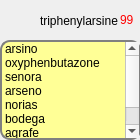
<?xml version="1.0" encoding="UTF-8"?>
<ui version="4.0">
 <class>playerInfoForm</class>
 <widget class="QWidget" name="playerInfoForm">
  <property name="geometry">
   <rect>
    <x>0</x>
    <y>0</y>
    <width>140</width>
    <height>140</height>
   </rect>
  </property>
  <property name="windowTitle">
   <string>Form</string>
  </property>
  <widget class="QListWidget" name="listWidgetAnswers">
   <property name="geometry">
    <rect>
     <x>0</x>
     <y>40</y>
     <width>141</width>
     <height>100</height>
    </rect>
   </property>
   <property name="focusPolicy">
    <enum>Qt::NoFocus</enum>
   </property>
   <property name="styleSheet">
    <string>QListWidget {
     border: 2px solid gray;
     border-radius: 10px;
	background-color: rgb(255, 255, 150);
}</string>
   </property>
   <property name="horizontalScrollBarPolicy">
    <enum>Qt::ScrollBarAlwaysOff</enum>
   </property>
   <item>
    <property name="text">
     <string>arsino</string>
    </property>
   </item>
   <item>
    <property name="text">
     <string>oxyphenbutazone</string>
    </property>
   </item>
   <item>
    <property name="text">
     <string>senora</string>
    </property>
   </item>
   <item>
    <property name="text">
     <string>arseno</string>
    </property>
   </item>
   <item>
    <property name="text">
     <string>norias</string>
    </property>
   </item>
   <item>
    <property name="text">
     <string>bodega</string>
    </property>
   </item>
   <item>
    <property name="text">
     <string>agrafe</string>
    </property>
   </item>
   <item>
    <property name="text">
     <string>dagoba</string>
    </property>
   </item>
  </widget>
  <widget class="QLabel" name="labelUsername">
   <property name="geometry">
    <rect>
     <x>40</x>
     <y>10</y>
     <width>80</width>
     <height>21</height>
    </rect>
   </property>
   <property name="text">
    <string>triphenylarsine</string>
   </property>
  </widget>
  <widget class="QLabel" name="labelAddInfo">
   <property name="geometry">
    <rect>
     <x>120</x>
     <y>10</y>
     <width>20</width>
     <height>20</height>
    </rect>
   </property>
   <property name="text">
    <string>&lt;font color=red&gt;99&lt;/font&gt;</string>
   </property>
  </widget>
  <widget class="QStackedWidget" name="stackedWidget">
   <property name="geometry">
    <rect>
     <x>0</x>
     <y>0</y>
     <width>40</width>
     <height>40</height>
    </rect>
   </property>
   <property name="currentIndex">
    <number>0</number>
   </property>
   <widget class="QWidget" name="page">
    <widget class="avatarLabel" name="labelAvatar">
     <property name="geometry">
      <rect>
       <x>0</x>
       <y>0</y>
       <width>40</width>
       <height>40</height>
      </rect>
     </property>
     <property name="text">
      <string/>
     </property>
     <property name="pixmap">
      <pixmap resource="../../client.qrc">:/images/face32.png</pixmap>
     </property>
    </widget>
   </widget>
   <widget class="QWidget" name="page_2">
    <widget class="QToolButton" name="toolButtonSit">
     <property name="geometry">
      <rect>
       <x>0</x>
       <y>0</y>
       <width>40</width>
       <height>40</height>
      </rect>
     </property>
     <property name="focusPolicy">
      <enum>Qt::NoFocus</enum>
     </property>
     <property name="text">
      <string>Sit</string>
     </property>
    </widget>
   </widget>
  </widget>
 </widget>
 <customwidgets>
  <customwidget>
   <class>avatarLabel</class>
   <extends>QLabel</extends>
   <header>avatarLabel.h</header>
  </customwidget>
 </customwidgets>
 <resources>
  <include location="../../client.qrc"/>
 </resources>
 <connections/>
</ui>
